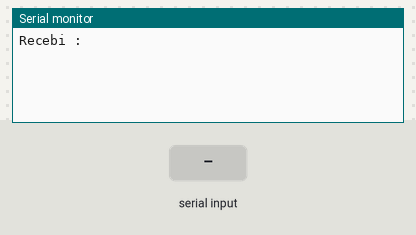
Recording of a sketch running on a simulated Arduino Uno, built with avr-gcc and run on an emulated ATmega328P. Shown: the last lines printed to the serial monitor. Inputs (shaded band) come from the test bench.

Above: at 1.2 s.
1.3 s: "1" received over Serial
At 2.5 s:
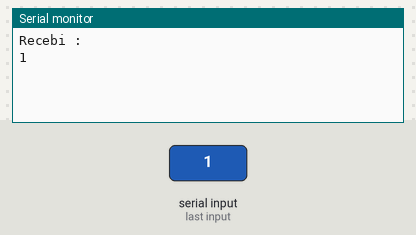
2.8 s: "0" received over Serial
At 3.9 s:
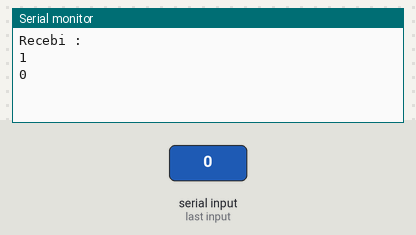
4.3 s: "2" received over Serial
At 5.1 s:
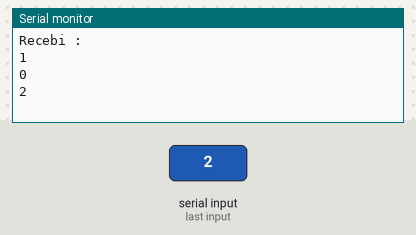

Measured:
- after the input at 1.3 s, the serial monitor: prints a new line at once (image 1)
- after the input at 2.8 s, the serial monitor: prints a new line at once (image 2)
- after the input at 4.3 s, the serial monitor: prints a new line at once (image 3)

The sketch:

LeituraSerial.ino
```cpp
int i;
char entrada[20];

void setup() {
Serial.begin(9600);
Serial.println("Recebi : ");
}
void loop() {
if (Serial.available() > 0) {
i = Serial.readBytes(entrada,i);
entrada[i] = Serial.read();
for (int x=0;x<=i;x++){Serial.println(entrada[x]);}
}
}
```
